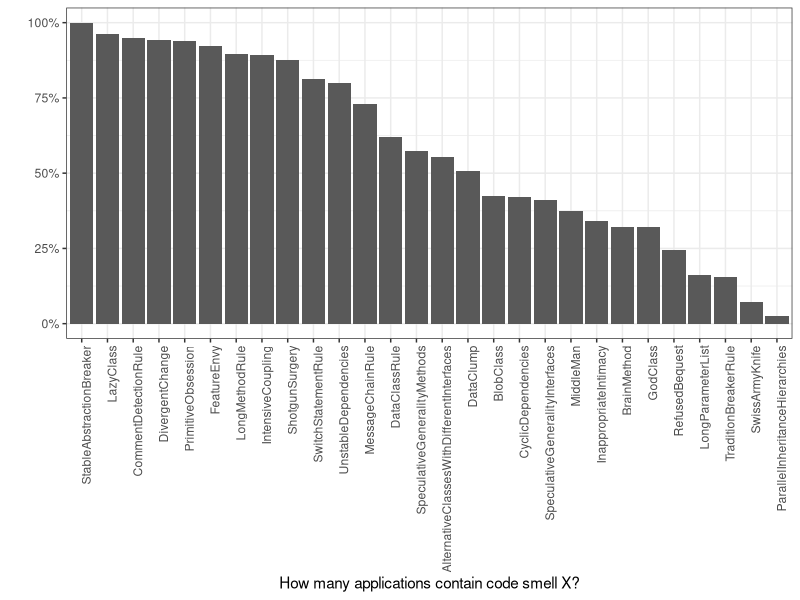
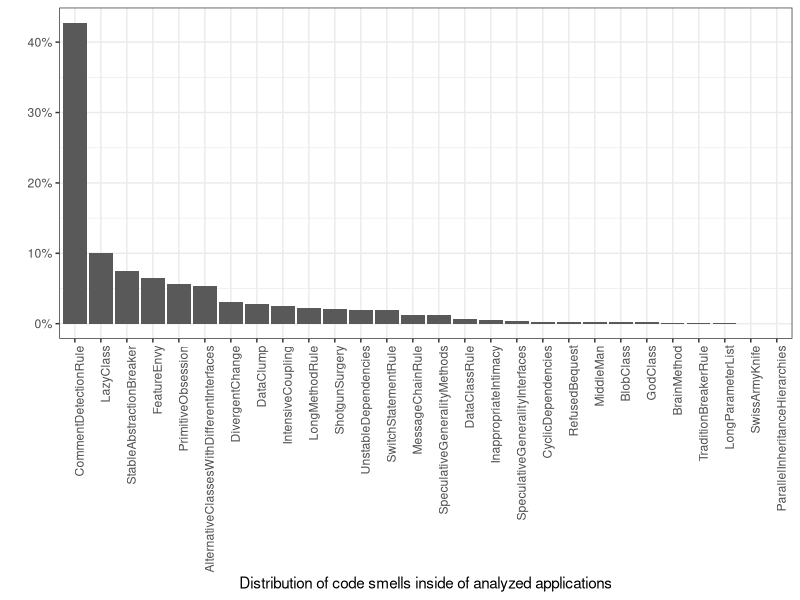

These figures' R source, in order:
## ---- chunk 1
knitr::opts_chunk$set(echo = TRUE)
## ---- chunk 2
# install.packages("dplyr", "ggplot2")
# install.packages("tidyverse")
#install.packages("data.table")
#install.packages("scales")
## ---- chunk 3
library(readr)
library("dplyr")
library("tidyverse")
library(data.table)
library(scales)
## ---- chunk 4
dataset <- read_csv("combined_data.csv")

## ---- chunk 5
View(dataset)
## ---- chunk 6
dataset$Classes <- NULL
dataset$Variables <- NULL
dataset$Methods <- NULL
dataset$Interfaces <- NULL
dataset$project <- NULL
## ---- chunk 7
View(dataset)
## ---- chunk 8
cols <- names(dataset)

for (col in cols) {
  data <- dataset[[col]]
  dataset[[col]] <- ifelse(data > 0, 1, 0)
}
## ---- chunk 9
df <- read_csv("combined_data.csv")
total <- colSums(df[, -which(names(df) %in% c("project", "Classes", "Methods", "Variables", "Interfaces"))], na.rm = TRUE)
as_total_num <- sum(as.numeric(total))
## ---- chunk 10
plot_df <- data.frame(as.list(colSums(dataset, na.rm = TRUE)))
plot_df_transpose <- transpose(plot_df)

df <- plot_df_transpose %>% mutate(names = colnames(plot_df))
df$names <- as.factor(df$names)
df <- df %>% mutate(distr = V1/nrow(dataset))
## ---- chunk 11
ggplot(df, aes(x = reorder(names, -distr), y = distr)) + 
          geom_bar(stat = "identity") + 
          scale_y_continuous(labels=scales::percent) +
          theme_bw() +
          ylab("") +
          theme(axis.text.x = element_text(angle = 90, hjust = 1)) +
          xlab("How many applications contain code smell X?")
## ---- chunk 12
distribution <- data.frame(as.list(total)) %>% transpose %>% mutate(rule = colnames(plot_df)) %>% arrange(V1) %>% mutate(distr = V1/as_total_num)
## ---- chunk 13
ggplot(distribution, aes(x = reorder(rule, -distr), y = distr)) + 
          geom_bar(stat = "identity") + 
          theme_bw() +
          scale_y_continuous(labels=scales::percent) +
          xlab("Distribution of code smells inside of analyzed applications") +
          theme(axis.text.x = element_text(angle = 90, hjust = 1)) +
          ylab("")
